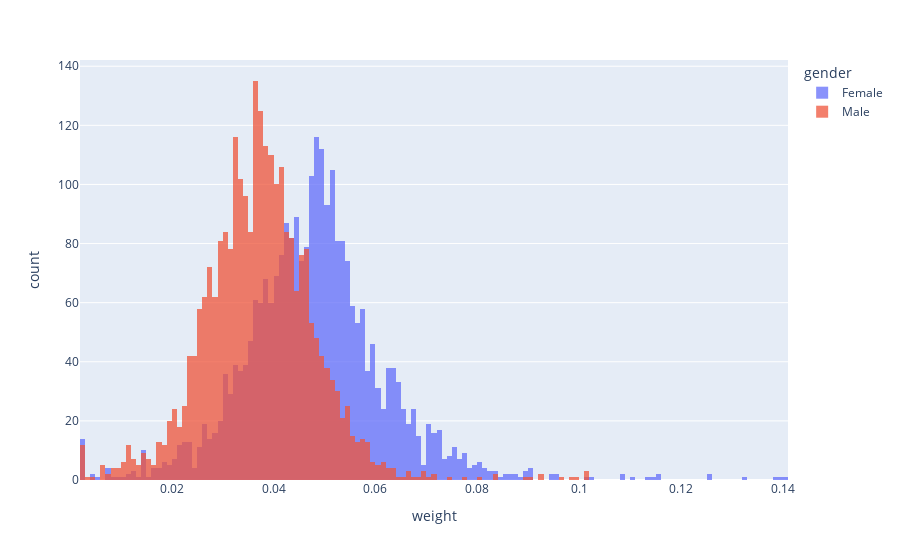

Notebook code cell kept with this figure:
### Markdown cell above
Distribution of weights by gender

### Code cell
fig = px.histogram(weights_df.query('gender.isin(["Male", "Female"])'), x = 'weight', color = 'gender')
fig.update_layout(barmode = 'overlay')
fig.update_traces(opacity=0.75)

### Figure 1 — Plotly figure (JSON) as saved in the notebook; plotly's stock layout.template omitted (floating-point values rounded to 4 significant figures; data arrays with more than 128 entries replaced by an {"elided": "..."} marker saying what was removed)
{"data": [{"alignmentgroup": "True", "bingroup": "x", "hovertemplate": "gender=Female<br>weight=%{x}<br>count=%{y}<extra></extra>", "legendgroup": "Female", "marker": {"color": "#636efa", "pattern": {"shape": ""}}, "name": "Female", "offsetgroup": "Female", "opacity": 0.75, "orientation": "v", "showlegend": true, "type": "histogram", "x": {"elided": "2643 float values"}, "xaxis": "x", "yaxis": "y"}, {"alignmentgroup": "True", "bingroup": "x", "hovertemplate": "gender=Male<br>weight=%{x}<br>count=%{y}<extra></extra>", "legendgroup": "Male", "marker": {"color": "#EF553B", "pattern": {"shape": ""}}, "name": "Male", "offsetgroup": "Male", "opacity": 0.75, "orientation": "v", "showlegend": true, "type": "histogram", "x": {"elided": "2643 float values"}, "xaxis": "x", "yaxis": "y"}], "layout": {"barmode": "overlay", "legend": {"title": {"text": "gender"}, "tracegroupgap": 0}, "margin": {"t": 60}, "xaxis": {"anchor": "y", "domain": [0, 1], "title": {"text": "weight"}}, "yaxis": {"anchor": "x", "domain": [0, 1], "title": {"text": "count"}}}}
